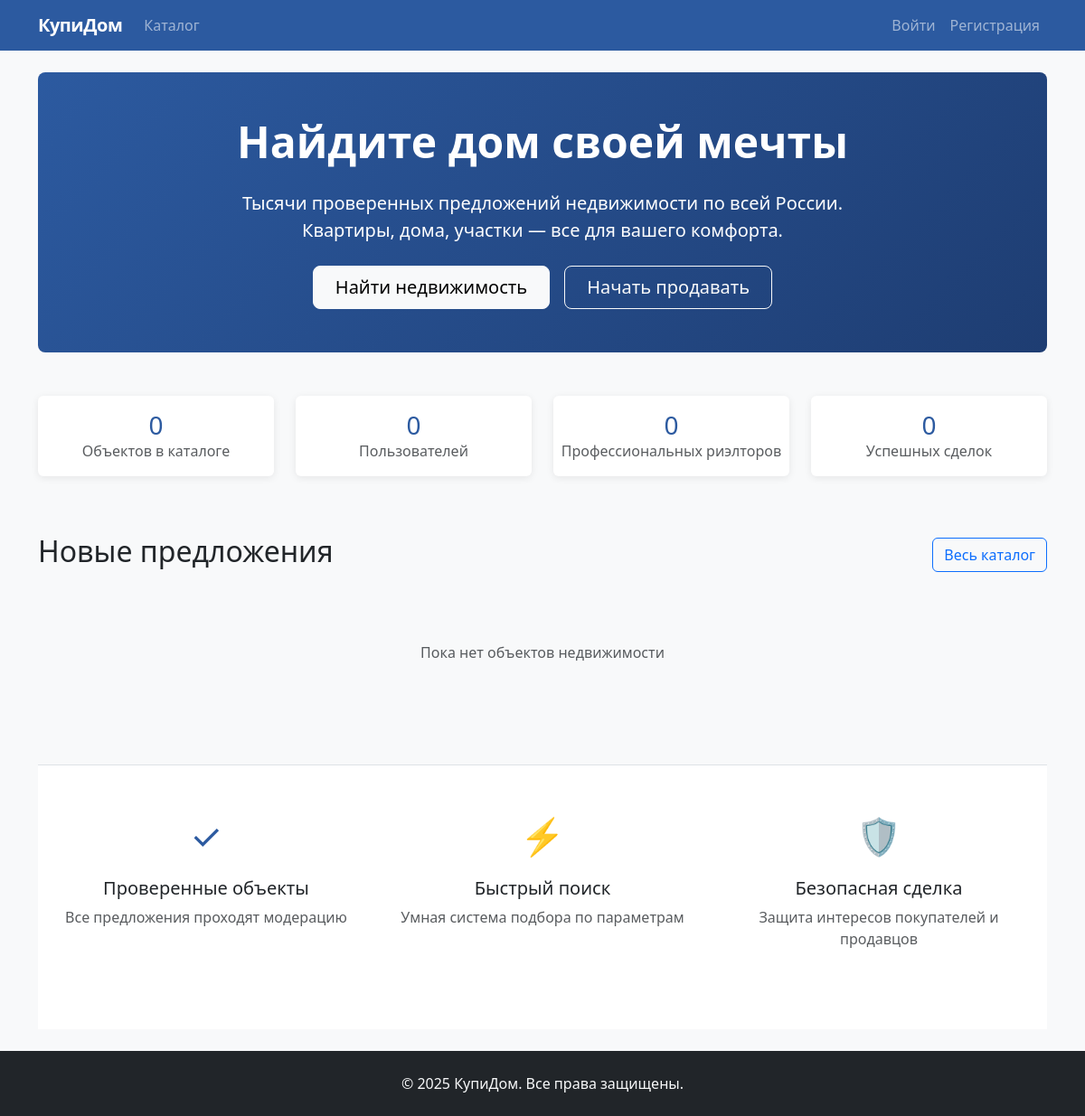
The app's page /, older data.
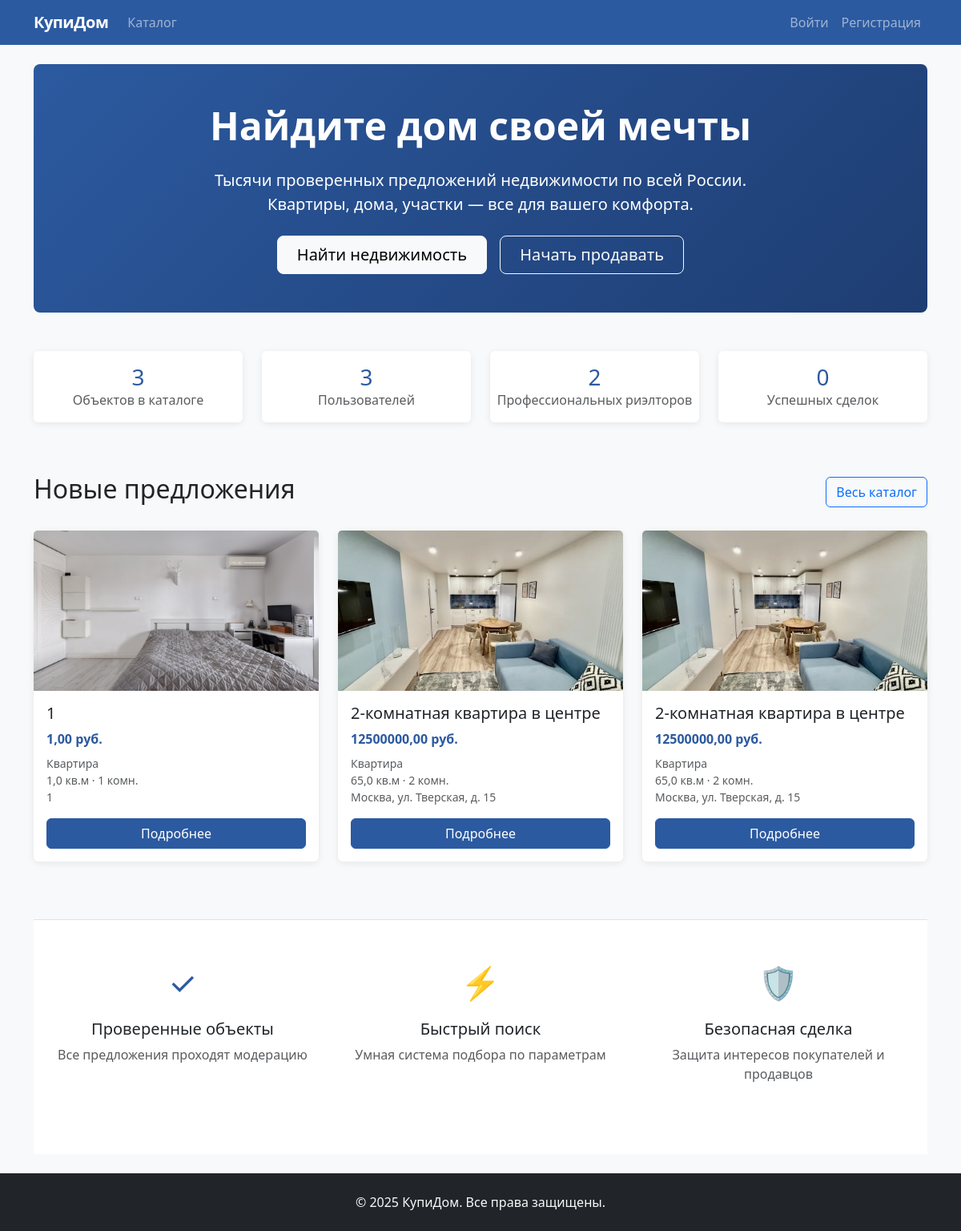
The same page, newer data.
### realty/models.py (models this page shows, shortened)
class Property(models.Model):
    STATUS_CHOICES = (
        ('active', 'Актуально'),
        ('sold', 'Продано'),
        ('hidden', 'Скрыто'),
    )
    PROPERTY_TYPES = (
        ('apartment', 'Квартира'),
        ('house', 'Дом'),
        ('land', 'Земельный участок'),
        ('commercial', 'Коммерческая недвижимость'),
    )
    title = models.CharField('Название', max_length=200)
    description = models.TextField('Описание')
    price = models.DecimalField('Цена', max_digits=12, decimal_places=2)
    property_type = models.CharField('Тип недвижимости', max_length=20, choices=PROPERTY_TYPES)
    area = models.FloatField('Площадь (кв.м)')
    rooms = models.IntegerField('Количество комнат', blank=True, null=True)
    location = models.CharField('Местоположение', max_length=300)
    created_by = models.ForeignKey(CustomUser, on_delete=models.CASCADE, related_name='properties')
    status = models.CharField('Статус', max_length=10, choices=STATUS_CHOICES, default='active')
    views = models.IntegerField('Просмотры', default=0)
    created_at = models.DateTimeField(auto_now_add=True)
    updated_at = models.DateTimeField(auto_now=True)
    class Meta:
        verbose_name = 'Объект недвижимости'
        verbose_name_plural = 'Объекты недвижимости'
        ordering = ['-created_at']

class PropertyImage(models.Model):
    property = models.ForeignKey(Property, on_delete=models.CASCADE, related_name='images')
    image = models.ImageField('Изображение', upload_to='property_images/')
    is_main = models.BooleanField('Основное изображение', default=False)

### realty/views.py (the view)
# urls.py: path('', views.home, name='home'),
def home(request):
    properties = Property.objects.filter(status='active')[:6]
    properties_count = Property.objects.filter(status='active').count()
    users_count = CustomUser.objects.count()
    realtors_count = CustomUser.objects.filter(user_type='realtor').count()
    sold_count = Property.objects.filter(status='sold').count()
    return render(request, 'realty/home.html', {
        'properties': properties,
        'properties_count': properties_count,
        'users_count': users_count,
        'realtors_count': realtors_count,
        'sold_count': sold_count,
    })

### realty/templates/realty/home.html (shortened to what this page needs)
{% extends 'realty/base.html' %}
{% block content %}
<div class="hero-section bg-primary text-white py-5 mb-5 rounded-3">
    <div class="container">
        <div class="row align-items-center">
            <div class="col-lg-8 mx-auto text-center">
                <h1 class="display-5 fw-bold mb-4">Найдите дом своей мечты</h1>
                <p class="lead mb-4">Тысячи проверенных предложений недвижимости по всей России. Квартиры, дома, участки — все для вашего комфорта.</p>
                <div class="d-flex gap-3 justify-content-center flex-wrap">
                    <a href="{% url 'property_list' %}" class="btn btn-light btn-lg px-4">Найти недвижимость</a>
                    {% if user.is_authenticated %}
                    <a href="{% url 'property_create' %}" class="btn btn-outline-light btn-lg px-4">Продать недвижимость</a>
                    {% else %}
                    <a href="{% url 'register' %}" class="btn btn-outline-light btn-lg px-4">Начать продавать</a>
                    {% endif %}
                </div>
            </div>
        </div>
    </div>
</div>
<div class="row text-center mb-5">
    <div class="col-md-3 mb-3">
        <div class="card py-3">
            <h3 class="text-primary mb-0">{{ properties_count|default:"0" }}</h3>
            <p class="text-muted mb-0">Объектов в каталоге</p>
        </div>
    </div>
    <div class="col-md-3 mb-3">
        <div class="card py-3">
            <h3 class="text-primary mb-0">{{ users_count|default:"0" }}</h3>
            <p class="text-muted mb-0">Пользователей</p>
        </div>
    </div>
    <div class="col-md-3 mb-3">
        <div class="card py-3">
            <h3 class="text-primary mb-0">{{ realtors_count|default:"0" }}</h3>
            <p class="text-muted mb-0">Профессиональных риэлторов</p>
        </div>
    </div>
    <div class="col-md-3 mb-3">
        <div class="card py-3">
            <h3 class="text-primary mb-0">{{ sold_count|default:"0" }}</h3>
            <p class="text-muted mb-0">Успешных сделок</p>
        </div>
    </div>
</div>
<div class="mb-5">
    <div class="d-flex justify-content-between align-items-center mb-4">
        <h2 class="text-dark">Новые предложения</h2>
        <a href="{% url 'property_list' %}" class="btn btn-outline-primary">Весь каталог</a>
    </div>
    {% if properties %}
    <div class="row">
        {% for property in properties %}
        <div class="col-md-6 col-lg-4 mb-4">
            <div class="card h-100">
                {% with main_image=property.images.first %}
                    {% if main_image %}
                    <img src="{{ main_image.image.url }}" class="card-img-top" alt="{{ property.title }}" style="height: 200px; object-fit: cover;">
                    {% else %}
                    <div class="card-img-top bg-light d-flex align-items-center justify-content-center" style="height: 200px;">
                        <span class="text-muted">Нет изображения</span>
                    </div>
                    {% endif %}
                {% endwith %}
                <div class="card-body d-flex flex-column">
                    <h5 class="card-title text-dark">{{ property.title }}</h5>
                    <p class="card-text text-primary fw-bold mb-2">{{ property.price }} руб.</p>
                    <div class="text-muted small mb-3">
                        <div>{{ property.get_property_type_display }}</div>
                        <div>{{ property.area }} кв.м · {{ property.rooms }} комн.</div>
                        <div class="text-truncate">{{ property.location }}</div>
                    </div>
                    <a href="{% url 'property_detail' property.pk %}" class="btn btn-primary mt-auto">Подробнее</a>
                </div>
            </div>
        </div>
        {% endfor %}
    </div>
    {% else %}
    <div class="text-center py-5">
        <p class="text-muted">Пока нет объектов недвижимости</p>
    </div>
    {% endif %}
</div>
<div class="bg-white py-5 border-top">
    <div class="container">
        <div class="row text-center">
            <div class="col-lg-4 mb-4">
                <div class="text-primary mb-3" style="font-size: 2.5rem;">✓</div>
                <h5>Проверенные объекты</h5>
                <p class="text-muted">Все предложения проходят модерацию</p>
            </div>
            <div class="col-lg-4 mb-4">
                <div class="text-primary mb-3" style="font-size: 2.5rem;">⚡</div>
                <h5>Быстрый поиск</h5>
                <p class="text-muted">Умная система подбора по параметрам</p>
            </div>
            <div class="col-lg-4 mb-4">
                <div class="text-primary mb-3" style="font-size: 2.5rem;">🛡️</div>
                <h5>Безопасная сделка</h5>
                <p class="text-muted">Защита интересов покупателей и продавцов</p>
            </div>
        </div>
    </div>
</div>
{% endblock %}

### realty/templates/realty/base.html (shortened to what this page needs)
<!DOCTYPE html>
<html lang="ru">
<head>
    <link href="https://cdn.jsdelivr.net/npm/bootstrap@5.3.0/dist/css/bootstrap.min.css" rel="stylesheet">
</head>
<body class="bg-light d-flex flex-column">
    <nav class="navbar navbar-expand-lg navbar-dark bg-primary">
        <div class="container">
            <a class="navbar-brand" href="{% url 'home' %}">КупиДом</a>
            <div class="collapse navbar-collapse" id="navbarNav">
                <ul class="navbar-nav me-auto">
                    <li class="nav-item">
                        <a class="nav-link" href="{% url 'property_list' %}">Каталог</a>
                    </li>
                </ul>
                <ul class="navbar-nav">
                    {% if user.is_authenticated %}
                    <li class="nav-item">
                        <a class="nav-link" href="{% url 'profile' %}" style="color: white !important;">
                            {{ user.get_full_name|default:user.username }}
                        </a>
                    </li>
                    <li class="nav-item">
                        <form method="post" action="{% url 'logout' %}" class="d-flex align-items-center">
                            {% csrf_token %}
                            <button type="submit" class="nav-link btn btn-link" style="border: none; background: none; color: white !important; padding: 0.5rem 1rem;">
                                Выйти
                            </button>
                        </form>
                    </li>
                    {% else %}
                    <li class="nav-item">
                        <a class="nav-link" href="{% url 'login' %}">Войти</a>
                    </li>
                    <li class="nav-item">
                        <a class="nav-link" href="{% url 'register' %}">Регистрация</a>
                    </li>
                    {% endif %}
                </ul>
            </div>
        </div>
    </nav>
    <main class="py-4">
        <div class="container">
            {% block content %}
            {% endblock %}
        </div>
    </main>
    <footer class="bg-dark text-light py-4 mt-auto">
        <div class="container text-center">
            <p class="mb-0">&copy; 2025 КупиДом. Все права защищены.</p>
        </div>
    </footer>
</body>
</html>

### realty/templates/realty/base.html (style rules this page uses)
:root { --primary: #2c5aa0; --primary-dark: #1e3d72; --accent: #e74c3c; --dark: #34495e; --light: #f8f9fa; }
.bg-primary { background-color: var(--primary) !important; }
.btn-primary { background-color: var(--primary); border-color: var(--primary); }
.text-primary { color: var(--primary) !important; }
.navbar-brand { font-weight: 600; letter-spacing: -0.5px; }
.card { border: none; box-shadow: 0 2px 8px rgba(0,0,0,0.08); transition: box-shadow 0.2s; }
html, body { height: 100%; }
body { display: flex; flex-direction: column; }
main { flex: 1 0 auto; }
footer { flex-shrink: 0; }
.navbar-nav .nav-item { display: flex; align-items: center; }
.navbar-nav .nav-link { display: flex; align-items: center; height: 100%; }

### realty/templates/realty/home.html (style rules this page uses)
.hero-section { background: linear-gradient(135deg, var(--primary) 0%, var(--primary-dark) 100%); }

Row changes from the older to the newer data that the page shows:
added Property: images.first.image (picture), title "1", price "1,00", property_type "Квартира", area "1,0", rooms "1", location "1"
added Property: images.first.image (picture), title "2-комнатная квартира в центре", price "12500000,00", property_type "Квартира", area "65,0", rooms "2", location "Москва, ул. Тверская, д. 15"
added Property: images.first.image (picture), title "2-комнатная квартира в центре", price "12500000,00", property_type "Квартира", area "65,0", rooms "2", location "Москва, ул. Тверская, д. 15"
Text that changed along with them:
{{ properties_count|default:"0" }}: "0" → "3"
{{ users_count|default:"0" }}: "0" → "3"
{{ realtors_count|default:"0" }}: "0" → "2"
text no longer shown: "Пока нет объектов недвижимости"
